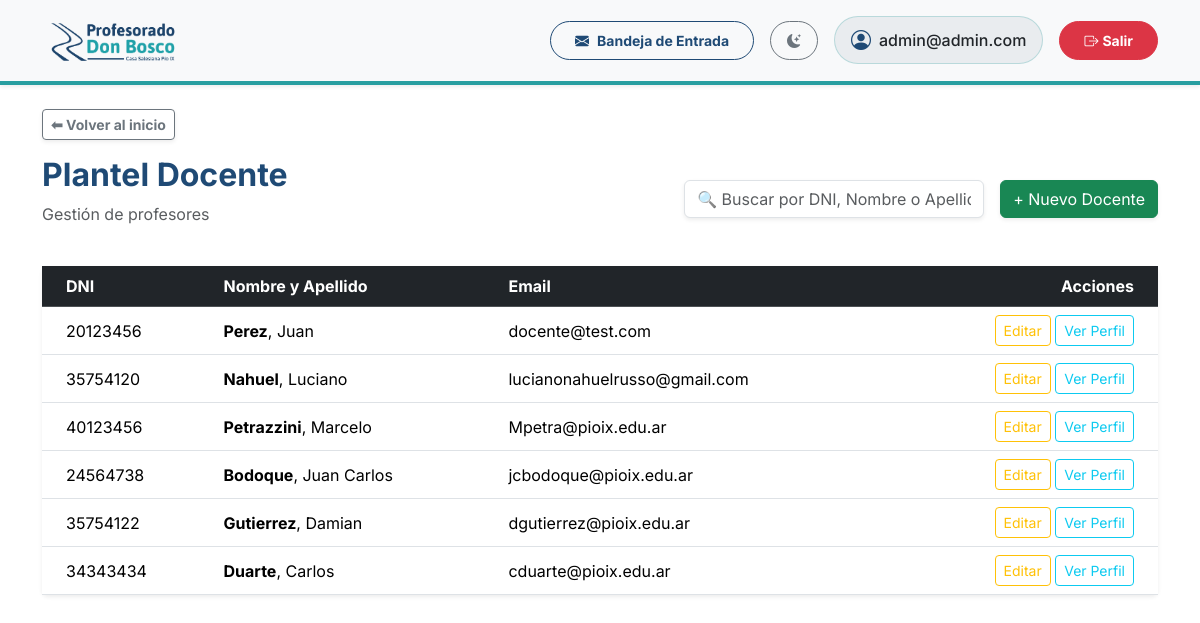
The page /docentes/ (signed in) on the database its author committed.
### gestion/models.py (models this page shows, shortened)
class Docente(models.Model):
    usuario = models.OneToOneField(User, on_delete=models.CASCADE, related_name='perfil_docente', null=True, blank=True)
    dni = models.CharField('DNI', max_length=15, unique=True)
    nombre = models.CharField('Nombre/s', max_length=100)
    apellido = models.CharField('Apellido/s', max_length=100)
    fecha_nacimiento = models.DateField('Fecha de nacimiento', null=True, blank=True)
    telefono = models.CharField(max_length=20, blank=True, null=True, verbose_name="Teléfono Fijo")
    celular = models.CharField(max_length=20, blank=True, null=True, verbose_name="Celular")
    direccion = models.CharField(max_length=200, blank=True, null=True, verbose_name="Dirección")
    email = models.EmailField(blank=True, null=True)
    nacionalidad = models.CharField(max_length=100, default='Argentina')
    codigo_postal = models.CharField(max_length=20, blank=True, null=True)
    comuna_zona = models.CharField(max_length=100, blank=True, null=True)
    PROVINCIAS = [
        ('Buenos Aires', 'Buenos Aires'), ('CABA', 'Ciudad Autónoma de Buenos Aires'),
        ('Catamarca', 'Catamarca'), ('Chaco', 'Chaco'), ('Chubut', 'Chubut'),
        ('Córdoba', 'Córdoba'), ('Corrientes', 'Corrientes'), ('Entre Ríos', 'Entre Ríos'),
        ('Formosa', 'Formosa'), ('Jujuy', 'Jujuy'), ('La Pampa', 'La Pampa'),
        ('La Rioja', 'La Rioja'), ('Mendoza', 'Mendoza'), ('Misiones', 'Misiones'),
        ('Neuquén', 'Neuquén'), ('Río Negro', 'Río Negro'), ('Salta', 'Salta'),
        ('San Juan', 'San Juan'), ('San Luis', 'San Luis'), ('Santa Cruz', 'Santa Cruz'),
        ('Santa Fe', 'Santa Fe'), ('Santiago del Estero', 'Santiago del Estero'),
        ('Tierra del Fuego', 'Tierra del Fuego'), ('Tucumán', 'Tucumán')
    ]
    provincia = models.CharField(max_length=100, choices=PROVINCIAS, blank=True, null=True)
    localidad = models.CharField(max_length=100, blank=True, null=True)
    SEXO_CHOICES = [('M', 'Masculino'), ('F', 'Femenino')]
    sexo = models.CharField(max_length=1, choices=SEXO_CHOICES, blank=True, null=True)
    lugar_nacimiento = models.CharField(max_length=100, blank=True, null=True)

### gestion/views.py (the view)
# urls.py: path('docentes/', lista_docentes, name='lista_docentes'),
@login_required
def lista_docentes(request):
    docentes = Docente.objects.all()
    return render(request, 'gestion/lista_docentes.html', {'docentes': docentes})

### gestion/context_processors.py (called while the page is built)
def notificaciones_context(request):
    if request.user.is_authenticated:
        from gestion.models import Notificacion
        unread_count = Notificacion.objects.filter(usuario=request.user, leida=False).count()
        return {'unread_notifications_count': unread_count}
    return {'unread_notifications_count': 0}

### gestion/templates/gestion/lista_docentes.html (shortened to what this page needs)
{% extends "base.html" %}
{% block back_button %}
<a href="{% url 'dashboard' %}" class="btn btn-sm btn-outline-secondary shadow-sm fw-bold">⬅ Volver al inicio</a>
{% endblock %}
{% block content %}
<div class="d-flex justify-content-between align-items-center mb-4">
    <div>
        <h2 class="text-primary fw-bold">Plantel Docente</h2>
        <p class="text-muted">Gestión de profesores</p>
    </div>
    <div class="d-flex align-items-center">
        <div class="me-3" style="width: 300px;">
            <input type="text" id="filterText" class="form-control shadow-sm" placeholder="🔍 Buscar por DNI, Nombre o Apellido...">
        </div>
        <a href="{% url 'alta_docente' %}" class="btn btn-success shadow-sm">+ Nuevo Docente</a>
    </div>
</div>
<div class="card shadow-sm border-0">
    <div class="card-body p-0">
        <div class="table-responsive">
<table class="table table-hover align-middle mb-0" id="docentesTable">
            <thead class="table-dark">
                <tr>
                    <th class="ps-4">DNI</th>
                    <th>Nombre y Apellido</th>
                    <th>Email</th>
                    <th class="text-end pe-4">Acciones</th>
                </tr>
            </thead>
            <tbody>
                {% for docente in docentes %}
                <tr class="docente-row">
                    <td class="ps-4 docente-dni">{{ docente.dni }}</td>
                    <td class="docente-nombre"><strong>{{ docente.apellido }}</strong>, {{ docente.nombre }}</td>
                    <td>{{ docente.email }}</td>
                    <td class="text-end pe-4">
                        <a href="{% url 'editar_docente' docente.id %}" class="btn btn-sm btn-outline-warning">Editar</a>
                        <a href="{% url 'legajo_docente' docente.id %}" class="btn btn-sm btn-outline-info">Ver Perfil</a>
                    </td>
                </tr>
                {% empty %}
                <tr id="emptyRow">
                    <td colspan="4" class="text-center py-4">No hay docentes registrados.</td>
                </tr>
                {% endfor %}
            </tbody>
        </table>
</div>
    </div>
</div>
{% endblock %}

### gestion/templates/base.html (shortened to what this page needs)
<!DOCTYPE html>
{% load static %}
<html lang="es" data-bs-theme="light">
<head>
    <link href="https://cdn.jsdelivr.net/npm/bootstrap@5.3.2/dist/css/bootstrap.min.css" rel="stylesheet">
    <link rel="stylesheet" href="https://cdn.jsdelivr.net/npm/bootstrap-icons@1.11.1/font/bootstrap-icons.css">
</head>
<body class="bg-body">
    <nav class="navbar navbar-expand-lg bg-body-tertiary navbar-custom mb-4 shadow-sm py-2">
        <div class="container">
            <a class="navbar-brand d-flex align-items-center" href="{% url 'dashboard' %}">
                <img id="main-logo" src="{% static 'img/logo.png' %}"
                     data-light-src="{% static 'img/logo.png' %}"
                     data-dark-src="{% static 'img/logo2.png' %}"
                     alt="Profesorado Don Bosco Pío IX"
                     onerror="this.src='https://placehold.co/300x80/ffffff/1F4A75?text=Profesorado+Don+Bosco&font=montserrat'">
            </a>
            <div class="collapse navbar-collapse" id="topNavbar">
                <div class="navbar-nav ms-auto d-flex flex-column flex-lg-row align-items-lg-center mt-3 mt-lg-0 gap-3">
                    <a href="{% url 'mis_notificaciones' %}" class="btn btn-outline-primary btn-sm fw-bold rounded-pill px-4 py-2 position-relative d-flex align-items-center justify-content-center">
                        <i class="bi bi-envelope-fill me-2"></i>Bandeja de Entrada
                    </a>
                    <button class="btn btn-outline-secondary btn-sm rounded-pill px-3 py-2 d-flex align-items-center justify-content-center" id="theme-toggle" title="Cambiar tema">
                        <i class="bi bi-moon-stars-fill theme-icon-active"></i>
                    </button>
                    <div class="d-flex align-items-center bg-body-secondary border border-secondary border-opacity-25 rounded-pill px-3 py-2 justify-content-center text-body">
                        <i class="bi bi-person-circle fs-5 me-2 text-primary"></i>
                        <span class="fw-medium">{{ user.username }}</span>
                    </div>
                    <form action="{% url 'logout' %}" method="post" class="d-flex justify-content-center m-0">
                        <button type="submit" class="btn btn-danger btn-sm fw-bold rounded-pill px-4 py-2 w-100 w-lg-auto">
                            <i class="bi bi-box-arrow-right me-1"></i>Salir
                        </button>
                    </form>
                </div>
            </div>
        </div>
    </nav>
    <div class="container mb-3">
        {% block back_button %}
        {% endblock %}
    </div>
    <div class="container">
        {% block content %}
        {% endblock %}
    </div>
</body>
</html>

### gestion/templates/base.html (style rules this page uses)
:root { --bs-primary: #1F4A75; --bs-primary-rgb: 31, 74, 117; --bs-secondary: #289EA0; --bs-secondary-rgb: 40, 158, 160; --bs-info: #289EA0; --bs-info-rgb: 40, 158, 160; --bg-color: #F8FAFC; }
body { font-family: 'Inter', sans-serif; }
.text-primary { color: var(--bs-primary) !important; }
.btn-outline-primary { color: var(--bs-primary); border-color: var(--bs-primary); }
.navbar-brand img { max-height: 55px; object-fit: contain; }
.navbar-custom { border-bottom: 4px solid var(--bs-secondary); }
.theme-icon-active { display: inline-block; transition: transform 0.2s; }

### rows shown on the page
Docente: dni "20123456", apellido "Perez", nombre "Juan", email "docente@test.com"
Docente: dni "35754120", apellido "Nahuel", nombre "Luciano", email "lucianonahuelrusso@gmail.com"
Docente: dni "40123456", apellido "Petrazzini", nombre "Marcelo", email "Mpetra@pioix.edu.ar"
Docente: dni "24564738", apellido "Bodoque", nombre "Juan Carlos", email "jcbodoque@pioix.edu.ar"
Docente: dni "35754122", apellido "Gutierrez", nombre "Damian", email "dgutierrez@pioix.edu.ar"
Docente: dni "34343434", apellido "Duarte", nombre "Carlos", email "cduarte@pioix.edu.ar"

### other values the page prints
{{ user.username }} "admin@admin.com"
